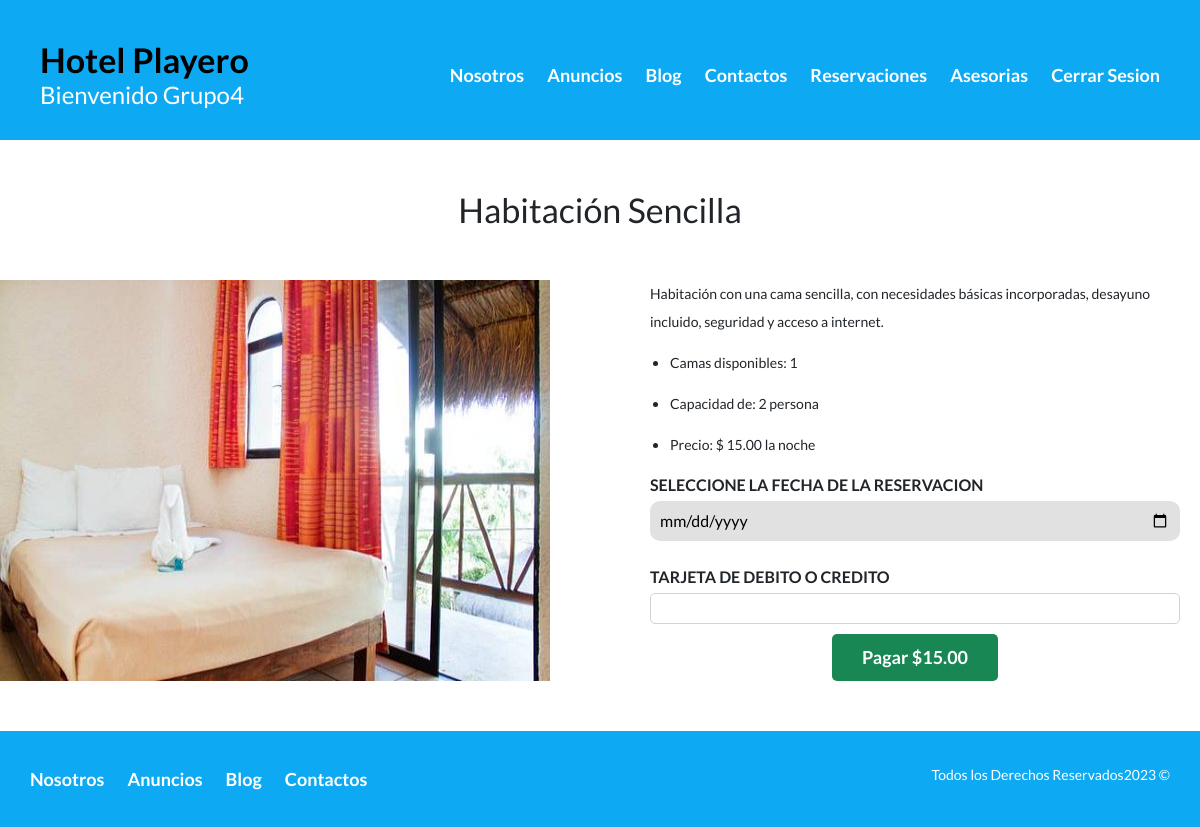
Page /anuncio/Habitación Sencilla (signed in) on the committed database.
### Hotel/models.py (models this page shows, shortened)
class Room (models.Model):
    title = models.CharField(max_length=100, verbose_name="Titulo")
    description = models.TextField(verbose_name="Descripcion")
    price = models.IntegerField(verbose_name="Precio")
    image = models.ImageField(verbose_name="Imagen", upload_to= "rooms")
    NumPeople = models.IntegerField(verbose_name="Numero de Personas")
    NumRoom = models.IntegerField(verbose_name="Numero de Habitaciones")
    created = models.DateTimeField(auto_now_add=True, verbose_name="Fecha de Creacion")
    updated = models.DateTimeField(auto_now=True, verbose_name="Fecha de Modificacion")
    class Meta:
        verbose_name = 'Habitacion'
        verbose_name_plural = 'Habitaciones'
        ordering = ["-created"]

### Hotel/views.py (the view)
# urls.py: path('anuncio/<titulo>', anuncio.as_view(), name="anuncio"),
class anuncio(TemplateView):
    template_name = 'hotel/Anuncio.html'
    def get(selt, request, titulo):
        fec = datetime.today()+timedelta(days=1)
        fecha = fec.strftime('%Y-%m-%d')
        room = Room.objects.filter(title = titulo)
        return render(request, selt.template_name,{'room':room, 'fecha':fecha})

### Hotel/templates/hotel/Anuncio.html (shortened to what this page needs)
{% extends 'core/base.html' %}
{% block header %}site-header{% endblock %}
{% block content %}
{% load static %}
{% for room in room %}
<div class="reservar">
    <h2 class="fw-300 centrar-texto">{{room.title}}</h2>
    <div class="contenedor-anuncio contenedor">
        <img src="{{room.image.url}}" alt="Anuncios">
        <div class="informacion">
            <div>
                <div>
                    <p>{{room.description}}</p>
                </div>
                <ul>
                    <li>
                        <p>Camas disponibles: {{room.NumRoom}}</p>
                    </li>
                    <li>
                        <p>Capacidad de: {{room.NumPeople}} persona</p>
                    </li>
                    <li>
                        <p> Precio: $ {{room.price}}.00 la noche</p>
                    </li>
                </ul>
                <form action="{% url 'cargo' room.title %}" method="POST"
                    id="payment-form">
                    <label for="">Seleccione la fecha de la reservacion</label>
                    <input type="date" name="date" required min="{{fecha}}">
                    {% if user.is_authenticated %}
                    <label for="" class="control-label">Tarjeta de debito o credito</label>
                    <div id="card-element" class="form-control form-control-lg">
                    </div>
                    <button type="submit" class="btn btn-lg btn-success boton centrar">Pagar ${{room.price}}.00</button>
                    {% else %}
                    <p style="color: red;">Debe logearse para realizar una reservacion!!!
                        <a style="color: red;" href="{% url 'login' %}">Login</a></p>
                    {% endif %}
                </form>
            </div>
        </div>
    </div>
</div>
{% endfor %}
{% endblock %}

### core/templates/core/base.html (shortened to what this page needs)
<!DOCTYPE html>
<html lang="en">
    <head>
        {% load static %}
        <link href="https://cdn.jsdelivr.net/npm/bootstrap@5.2.0/dist/css/bootstrap.min.css" rel="stylesheet">
        <link rel="stylesheet" href="https://cdn.datatables.net/1.10.20/css/jquery.dataTables.min.css">
        <link rel="stylesheet" href="{% static 'core/Css/Estilo.css' %}">
        <link rel="stylesheet" href="{% static 'core/Css/Normalize.css' %}">
    </head>
    <body>
        <header class="{% block header %}{% endblock %}">
            <div class="contenedor contenido-header">
                <div class="barra">
                    <a href="{% url 'home' %}" >
                        <div class="barra1">
                            <h2><strong>Hotel Playero</strong></h2>
                            {% if user.is_authenticated %}
                                {% if user.is_superuser %}
                                    <h4>Bienvenido {{user.username}}</h4>
                                {% else %}
                                    <h4>Bienvenido {{user.first_name}}</h4>
                                {% endif %}
                            {% endif %}
                        </div>
                    </a>
                    <nav class="navegacion">
                        <a href="{% url 'nosotros' %}">Nosotros</a>
                        <a href="{% url 'anuncios' %}">Anuncios</a>
                        <a href="{% url 'blog' %}">Blog</a>
                        <a href="{% url 'contacto' %}">Contactos</a>
                        {% if user.is_authenticated %}
                            {% if user.is_superuser %}
                            <a href="{% url 'reservacion' %}">Reservaciones</a>
                            <a href="{% url 'asesoria' '0' %}">Asesorias</a>
                            {% else %}
                            <a href="{% url 'misreservacion' %}">Mis Reservaciones</a>
                            {% endif %}
                            <a href="{% url 'cerrar_sesion' %}">Cerrar Sesion</a>
                        {% else %}
                            <a href="{% url 'login' %}">Login</a>
                        {% endif %}
                    </nav>
                </div>
            </div>
        </header>
        {% block content %}{% endblock content %}
        <footer class="site-footer section">
            <div class="contenedor contenedor-footer">
                <nav class="navegacion n1">
                    <a href="{% url 'nosotros' %}">Nosotros</a>
                    <a href="{% url 'anuncios' %}">Anuncios</a>
                    <a href="{% url 'blog' %}">Blog</a>
                    <a href="{% url 'contacto' %}">Contactos</a>
                </nav>
                <div>
                <p class="copyringt">Todos los Derechos Reservados2023 &copy</p></div>
            </div>
        </footer>
    </body>
</html>

### core/static/core/Css/Estilo.css (style rules this page uses)
html { box-sizing: border-box; font-size: 62.5%; }
*, *:before, *:after { box-sizing: inherit; }
body { font-family: 'Lato', sans-serif; font-size: 1.6rem; line-height: 2; }
img { max-width: 100%; }
.contenedor { max-width: 120rem; margin: auto; }
h2 { font-size: 3.4rem; }
h4 { font-size: 2.4rem; }
p { font-size: 1.4rem; }
.section { margin-top: 2rem; margin-bottom: 2rem; }
.centrar-texto { text-align: center; }
.boton { color: #ffffff; font-weight:700; text-decoration: none; font-size: 1.8rem; padding: 1rem 3rem; margin-top: 3rem; display: inline-block; text-align: center; border: none; }
.site-header { background-color: #0daaf3; padding: 1rem 0 3rem 0; }
.contenido-header { margin: 0 4rem; height: 100%; display: flex; flex-direction: column; justify-content: space-between; }
.barra a { text-decoration: none; color: white; }
.navegacion a { color: white; font-weight: 700; text-decoration: none; font-size: 1.8rem; margin-right: 2rem; }
.navegacion a:last-of-type { margin: 0; }
.contenedor-anuncio { display: flex; justify-content: space-between; }
.site-footer { background-color: #0daaf3; margin: 2rem 0 0 0; }
.contenedor-footer { padding: 3rem 3rem; display: flex; justify-content: space-between; }
.copyringt { margin: 0; color: white; }
label { display: block; font-weight: 700; text-transform: uppercase; }
input:not([type="submit"]),textarea, select { padding: 1rem; display: block; width: 100%; background-color: #e1e1e1; margin-bottom: 2rem; border: none; border-radius: 1rem; }
.informacion { margin: 0 2rem 0 10rem; display: flex; flex-direction: column; }
.reservar { margin: 5rem 0; }
.reservar h2 { margin: 5rem 0; }
.centrar { display: flex; justify-content: center; margin: auto; margin-top: 1rem; }
@media (min-width: 970px) { .barra { display: flex; justify-content: space-between; align-items: center; padding-top: 3rem; color: #0daaf3; } }
@media (min-width: 970px) { .barra1 h2 { margin: 0; color: #000000; } }
@media (min-width: 970px) { .barra1 h4 { margin: 0; } }

### rows in the picture
Room: title "Habitación Sencilla", image (picture), description "Habitación con una cama sencilla, con necesidades básicas incorporadas, desayuno incluido, seguridad y acceso a internet.", NumRoom "1", NumPeople "2", price "15"

### other values in the picture
{{ user.username }} "Grupo4"
